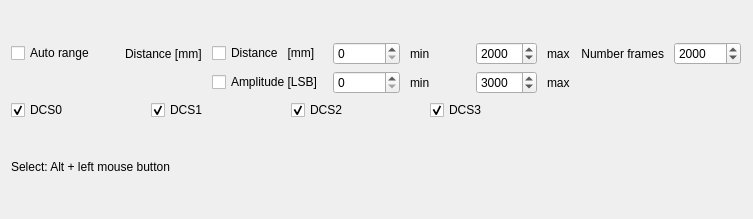
<?xml version="1.0" encoding="UTF-8"?>
<ui version="4.0">
 <class>WidgetTimeScope</class>
 <widget class="QWidget" name="WidgetTimeScope">
  <property name="geometry">
   <rect>
    <x>0</x>
    <y>0</y>
    <width>753</width>
    <height>219</height>
   </rect>
  </property>
  <property name="windowTitle">
   <string>TimeScope</string>
  </property>
  <layout class="QGridLayout" name="gridLayout_3">
   <item row="2" column="3">
    <widget class="QLabel" name="labelActValue">
     <property name="text">
      <string/>
     </property>
    </widget>
   </item>
   <item row="1" column="0" colspan="4">
    <layout class="QGridLayout" name="gridLayout" rowstretch="0" columnstretch="0"/>
   </item>
   <item row="2" column="0">
    <widget class="QLabel" name="label">
     <property name="sizePolicy">
      <sizepolicy hsizetype="Minimum" vsizetype="Fixed">
       <horstretch>0</horstretch>
       <verstretch>0</verstretch>
      </sizepolicy>
     </property>
     <property name="toolTip">
      <string>&lt;html&gt;&lt;head/&gt;&lt;body&gt;&lt;p&gt;Select: Alt + left mouse button&lt;/p&gt;&lt;p&gt;Deselect: Alt + Right mouse button&lt;/p&gt;&lt;p&gt;Deselect all: Right mouse button&lt;/p&gt;&lt;/body&gt;&lt;/html&gt;</string>
     </property>
     <property name="text">
      <string>Select: Alt + left mouse button</string>
     </property>
    </widget>
   </item>
   <item row="2" column="2">
    <widget class="QLabel" name="labelCoordinates">
     <property name="sizePolicy">
      <sizepolicy hsizetype="Preferred" vsizetype="Fixed">
       <horstretch>1</horstretch>
       <verstretch>0</verstretch>
      </sizepolicy>
     </property>
     <property name="text">
      <string/>
     </property>
    </widget>
   </item>
   <item row="2" column="1">
    <spacer name="horizontalSpacer_2">
     <property name="orientation">
      <enum>Qt::Horizontal</enum>
     </property>
     <property name="sizeHint" stdset="0">
      <size>
       <width>40</width>
       <height>20</height>
      </size>
     </property>
    </spacer>
   </item>
   <item row="0" column="0" colspan="4">
    <layout class="QGridLayout" name="gridLayout_2">
     <property name="horizontalSpacing">
      <number>10</number>
     </property>
     <item row="3" column="0">
      <widget class="QCheckBox" name="checkBoxAutoScale">
       <property name="sizePolicy">
        <sizepolicy hsizetype="Minimum" vsizetype="Fixed">
         <horstretch>0</horstretch>
         <verstretch>0</verstretch>
        </sizepolicy>
       </property>
       <property name="focusPolicy">
        <enum>Qt::NoFocus</enum>
       </property>
       <property name="toolTip">
        <string>&lt;html&gt;&lt;head/&gt;&lt;body&gt;&lt;p&gt;&lt;span style=&quot; font-size:10pt;&quot;&gt;Turn on/off auto scaling. If auto scale is on the axis range is floating depending from current minimal and maximal signal level.&lt;/span&gt;&lt;/p&gt;&lt;/body&gt;&lt;/html&gt;</string>
       </property>
       <property name="text">
        <string>Auto range</string>
       </property>
      </widget>
     </item>
     <item row="4" column="4">
      <widget class="QSpinBox" name="spinBoxRightMin">
       <property name="minimumSize">
        <size>
         <width>0</width>
         <height>0</height>
        </size>
       </property>
       <property name="toolTip">
        <string>&lt;html&gt;&lt;head/&gt;&lt;body&gt;&lt;p&gt;&lt;span style=&quot; font-size:10pt;&quot;&gt;Minimum value for amplitude axis&lt;/span&gt;&lt;/p&gt;&lt;/body&gt;&lt;/html&gt;</string>
       </property>
       <property name="keyboardTracking">
        <bool>false</bool>
       </property>
       <property name="maximum">
        <number>200000</number>
       </property>
       <property name="singleStep">
        <number>10</number>
       </property>
      </widget>
     </item>
     <item row="3" column="9">
      <widget class="QSpinBox" name="spinBoxLeftMax">
       <property name="sizePolicy">
        <sizepolicy hsizetype="Preferred" vsizetype="Fixed">
         <horstretch>0</horstretch>
         <verstretch>0</verstretch>
        </sizepolicy>
       </property>
       <property name="minimumSize">
        <size>
         <width>0</width>
         <height>0</height>
        </size>
       </property>
       <property name="toolTip">
        <string>&lt;html&gt;&lt;head/&gt;&lt;body&gt;&lt;p&gt;&lt;span style=&quot; font-size:10pt;&quot;&gt;Maximum value for distance axis&lt;/span&gt;&lt;/p&gt;&lt;/body&gt;&lt;/html&gt;</string>
       </property>
       <property name="keyboardTracking">
        <bool>false</bool>
       </property>
       <property name="suffix">
        <string/>
       </property>
       <property name="minimum">
        <number>1</number>
       </property>
       <property name="maximum">
        <number>99999</number>
       </property>
       <property name="singleStep">
        <number>10</number>
       </property>
       <property name="value">
        <number>2000</number>
       </property>
      </widget>
     </item>
     <item row="3" column="2">
      <widget class="QLabel" name="lMeasurementType">
       <property name="text">
        <string>Distance [mm]</string>
       </property>
      </widget>
     </item>
     <item row="3" column="18">
      <spacer name="horizontalSpacer_4">
       <property name="orientation">
        <enum>Qt::Horizontal</enum>
       </property>
       <property name="sizeHint" stdset="0">
        <size>
         <width>40</width>
         <height>20</height>
        </size>
       </property>
      </spacer>
     </item>
     <item row="3" column="4">
      <widget class="QSpinBox" name="spinBoxLeftMin">
       <property name="minimumSize">
        <size>
         <width>0</width>
         <height>0</height>
        </size>
       </property>
       <property name="toolTip">
        <string>&lt;html&gt;&lt;head/&gt;&lt;body&gt;&lt;p&gt;&lt;span style=&quot; font-size:10pt;&quot;&gt;Minimum value for distance axis&lt;/span&gt;&lt;/p&gt;&lt;/body&gt;&lt;/html&gt;</string>
       </property>
       <property name="keyboardTracking">
        <bool>false</bool>
       </property>
       <property name="suffix">
        <string/>
       </property>
       <property name="maximum">
        <number>99999</number>
       </property>
       <property name="singleStep">
        <number>10</number>
       </property>
       <property name="value">
        <number>0</number>
       </property>
      </widget>
     </item>
     <item row="4" column="3">
      <widget class="QCheckBox" name="checkBoxShowRight">
       <property name="sizePolicy">
        <sizepolicy hsizetype="Minimum" vsizetype="Fixed">
         <horstretch>0</horstretch>
         <verstretch>0</verstretch>
        </sizepolicy>
       </property>
       <property name="minimumSize">
        <size>
         <width>0</width>
         <height>0</height>
        </size>
       </property>
       <property name="focusPolicy">
        <enum>Qt::NoFocus</enum>
       </property>
       <property name="toolTip">
        <string>&lt;html&gt;&lt;head/&gt;&lt;body&gt;&lt;p&gt;&lt;span style=&quot; font-size:10pt;&quot;&gt;Select amplitude curve&lt;/span&gt;&lt;/p&gt;&lt;/body&gt;&lt;/html&gt;</string>
       </property>
       <property name="layoutDirection">
        <enum>Qt::LeftToRight</enum>
       </property>
       <property name="text">
        <string>Amplitude [LSB]</string>
       </property>
      </widget>
     </item>
     <item row="4" column="9">
      <widget class="QSpinBox" name="spinBoxRightMax">
       <property name="sizePolicy">
        <sizepolicy hsizetype="Preferred" vsizetype="Fixed">
         <horstretch>0</horstretch>
         <verstretch>0</verstretch>
        </sizepolicy>
       </property>
       <property name="minimumSize">
        <size>
         <width>0</width>
         <height>0</height>
        </size>
       </property>
       <property name="toolTip">
        <string>&lt;html&gt;&lt;head/&gt;&lt;body&gt;&lt;p&gt;&lt;span style=&quot; font-size:10pt;&quot;&gt;Maximum value for amplitude axis&lt;/span&gt;&lt;/p&gt;&lt;/body&gt;&lt;/html&gt;</string>
       </property>
       <property name="keyboardTracking">
        <bool>false</bool>
       </property>
       <property name="minimum">
        <number>1</number>
       </property>
       <property name="maximum">
        <number>99999</number>
       </property>
       <property name="singleStep">
        <number>10</number>
       </property>
       <property name="value">
        <number>3000</number>
       </property>
      </widget>
     </item>
     <item row="3" column="15">
      <spacer name="horizontalSpacer">
       <property name="orientation">
        <enum>Qt::Horizontal</enum>
       </property>
       <property name="sizeHint" stdset="0">
        <size>
         <width>40</width>
         <height>20</height>
        </size>
       </property>
      </spacer>
     </item>
     <item row="3" column="3">
      <widget class="QCheckBox" name="checkBoxShowLeft">
       <property name="sizePolicy">
        <sizepolicy hsizetype="Minimum" vsizetype="Fixed">
         <horstretch>0</horstretch>
         <verstretch>0</verstretch>
        </sizepolicy>
       </property>
       <property name="focusPolicy">
        <enum>Qt::NoFocus</enum>
       </property>
       <property name="toolTip">
        <string>&lt;html&gt;&lt;head/&gt;&lt;body&gt;&lt;p&gt;&lt;span style=&quot; font-size:10pt;&quot;&gt;Select distance curve&lt;/span&gt;&lt;/p&gt;&lt;/body&gt;&lt;/html&gt;</string>
       </property>
       <property name="layoutDirection">
        <enum>Qt::LeftToRight</enum>
       </property>
       <property name="text">
        <string>Distance   [mm]</string>
       </property>
      </widget>
     </item>
     <item row="3" column="16">
      <widget class="QLabel" name="lNumberOfSamples_2">
       <property name="text">
        <string>Number frames</string>
       </property>
       <property name="alignment">
        <set>Qt::AlignRight|Qt::AlignTrailing|Qt::AlignVCenter</set>
       </property>
      </widget>
     </item>
     <item row="3" column="1">
      <spacer name="horizontalSpacer_3">
       <property name="orientation">
        <enum>Qt::Horizontal</enum>
       </property>
       <property name="sizeType">
        <enum>QSizePolicy::Fixed</enum>
       </property>
       <property name="sizeHint" stdset="0">
        <size>
         <width>10</width>
         <height>20</height>
        </size>
       </property>
      </spacer>
     </item>
     <item row="3" column="17">
      <widget class="QSpinBox" name="spinBoxNumberOfValues">
       <property name="minimumSize">
        <size>
         <width>0</width>
         <height>0</height>
        </size>
       </property>
       <property name="maximumSize">
        <size>
         <width>16777215</width>
         <height>16777215</height>
        </size>
       </property>
       <property name="font">
        <font>
         <family>Arial</family>
        </font>
       </property>
       <property name="toolTip">
        <string>&lt;html&gt;&lt;head/&gt;&lt;body&gt;&lt;p&gt;&lt;span style=&quot; font-size:10pt;&quot;&gt;The number of values represented in time scope&lt;/span&gt;&lt;/p&gt;&lt;/body&gt;&lt;/html&gt;</string>
       </property>
       <property name="styleSheet">
        <string notr="true"/>
       </property>
       <property name="keyboardTracking">
        <bool>false</bool>
       </property>
       <property name="suffix">
        <string/>
       </property>
       <property name="minimum">
        <number>10</number>
       </property>
       <property name="maximum">
        <number>100000</number>
       </property>
       <property name="singleStep">
        <number>10</number>
       </property>
       <property name="value">
        <number>2000</number>
       </property>
      </widget>
     </item>
     <item row="3" column="5">
      <widget class="QLabel" name="labelLeftMin">
       <property name="text">
        <string>min  </string>
       </property>
       <property name="alignment">
        <set>Qt::AlignLeading|Qt::AlignLeft|Qt::AlignVCenter</set>
       </property>
      </widget>
     </item>
     <item row="4" column="5">
      <widget class="QLabel" name="labelRightMin">
       <property name="text">
        <string>min  </string>
       </property>
      </widget>
     </item>
     <item row="3" column="10">
      <widget class="QLabel" name="labelLeftMax">
       <property name="text">
        <string>max</string>
       </property>
       <property name="alignment">
        <set>Qt::AlignLeading|Qt::AlignLeft|Qt::AlignVCenter</set>
       </property>
      </widget>
     </item>
     <item row="4" column="10">
      <widget class="QLabel" name="labelRightMax">
       <property name="text">
        <string>max</string>
       </property>
      </widget>
     </item>
     <item row="5" column="0" colspan="11">
      <layout class="QHBoxLayout" name="horizontalLayout">
       <item>
        <widget class="QCheckBox" name="checkBoxShowDcs0">
         <property name="toolTip">
          <string>show DCS0 curve</string>
         </property>
         <property name="text">
          <string>DCS0</string>
         </property>
         <property name="checked">
          <bool>true</bool>
         </property>
        </widget>
       </item>
       <item>
        <widget class="QCheckBox" name="checkBoxShowDcs1">
         <property name="toolTip">
          <string>show DCS1 curve</string>
         </property>
         <property name="text">
          <string>DCS1</string>
         </property>
         <property name="checked">
          <bool>true</bool>
         </property>
        </widget>
       </item>
       <item>
        <widget class="QCheckBox" name="checkBoxShowDcs2">
         <property name="toolTip">
          <string>show DCS2 curve</string>
         </property>
         <property name="text">
          <string>DCS2</string>
         </property>
         <property name="checked">
          <bool>true</bool>
         </property>
        </widget>
       </item>
       <item>
        <widget class="QCheckBox" name="checkBoxShowDcs3">
         <property name="toolTip">
          <string>show DCS3 curve</string>
         </property>
         <property name="text">
          <string>DCS3</string>
         </property>
         <property name="checked">
          <bool>true</bool>
         </property>
        </widget>
       </item>
      </layout>
     </item>
    </layout>
   </item>
  </layout>
 </widget>
 <resources/>
 <connections/>
</ui>
